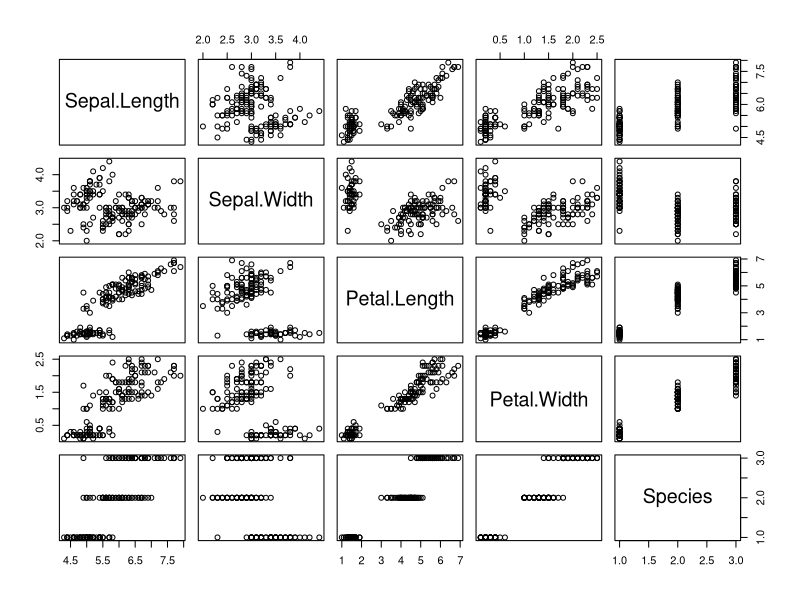
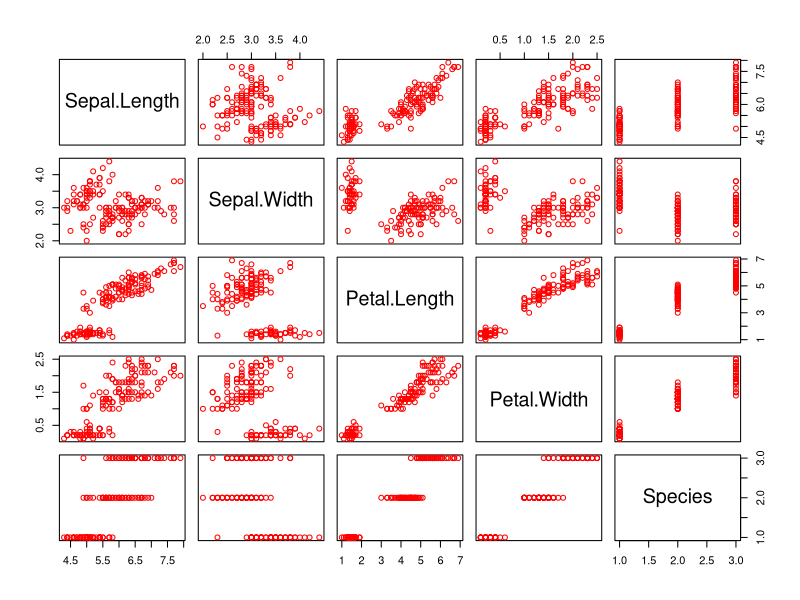
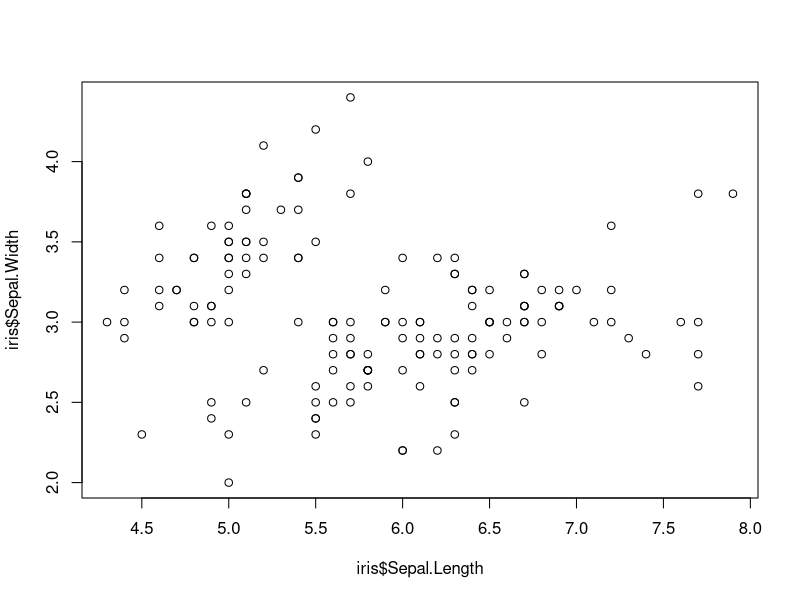

Generate these figures, in order, with R:
library(datasets)
data("iris")
iris <-datasets::iris
View(iris)
head(iris)
tail(iris)

summary(iris)
summary(iris$Sepal.Length)
#to check if there are any missing values

sum(is.na(iris))
#skimr for detail statistic
install.packages("skimr")
library(skimr)
skim(iris)

#group data by species to perform statistics
iris %>% 
  dplyr::group_by(Species) %>% 
  skim()
plot(iris)
plot(iris, col="red")
plot(iris$Sepal.Length, iris$Sepal.Width)     
